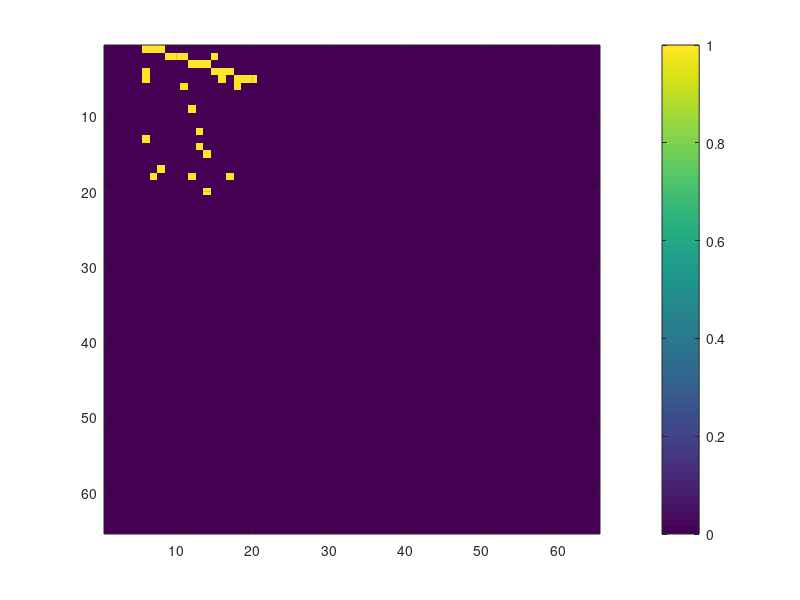

Source code (MATLAB):
clc
clear all
close all

rng(1234)

n=65;
A=zeros(n, n);

topLayer = 1:5;
middleLayer = 6:20;
bottomLayer = 21:65;

pairs_filename='pairs_golden_standard';
pairs_wid=fopen(pairs_filename, 'w');

self_filename='self_golden_standard';
self_wid=fopen(self_filename, 'w');

for i=topLayer
    A(i, (i*3+3):(i*3+5))=1;
end

% for i=middleLayer
%     A(i, (i*3+3):(i*3+5))=1;
% end

for i=1:5
    temp1 = randi(5);
    temp2 = randi(15)+5;
    A(temp1, temp2) = 1;
end

for i=1:15
    temp1 = randi(15)+5;
    temp2 = randi(15)+5;
    if (temp1 == temp2)
        continue;
    end
    A(temp1, temp2) = 1;
end

% for i=1:45
%     temp1 = randi(15)+5;
%     temp2 = randi(45)+20;
%     A(temp1, temp2) = 1;
% end

for i = size(A,1)
    A(i,i) = 0;
end


array=sum(A);
for i=1:length(array)
    if array(i)==0
        fprintf(self_wid, '%d\t%d\t%d\t%f\n', i, i, 1, 0.95+0.05*rand());
    end
end

for i=1:size(A,1)
    for j=1:size(A,2)
        if i~=j && A(i, j)~=0
            fprintf(pairs_wid, '%d\t%d\t%d\t%f\n', i, j, randi(3), -1+2*rand()); 
        end
    end
end


imagesc(A)
grid on
colorbar
save('groundtruth.mat', 'A')

fclose(pairs_wid);
fclose(self_wid);
